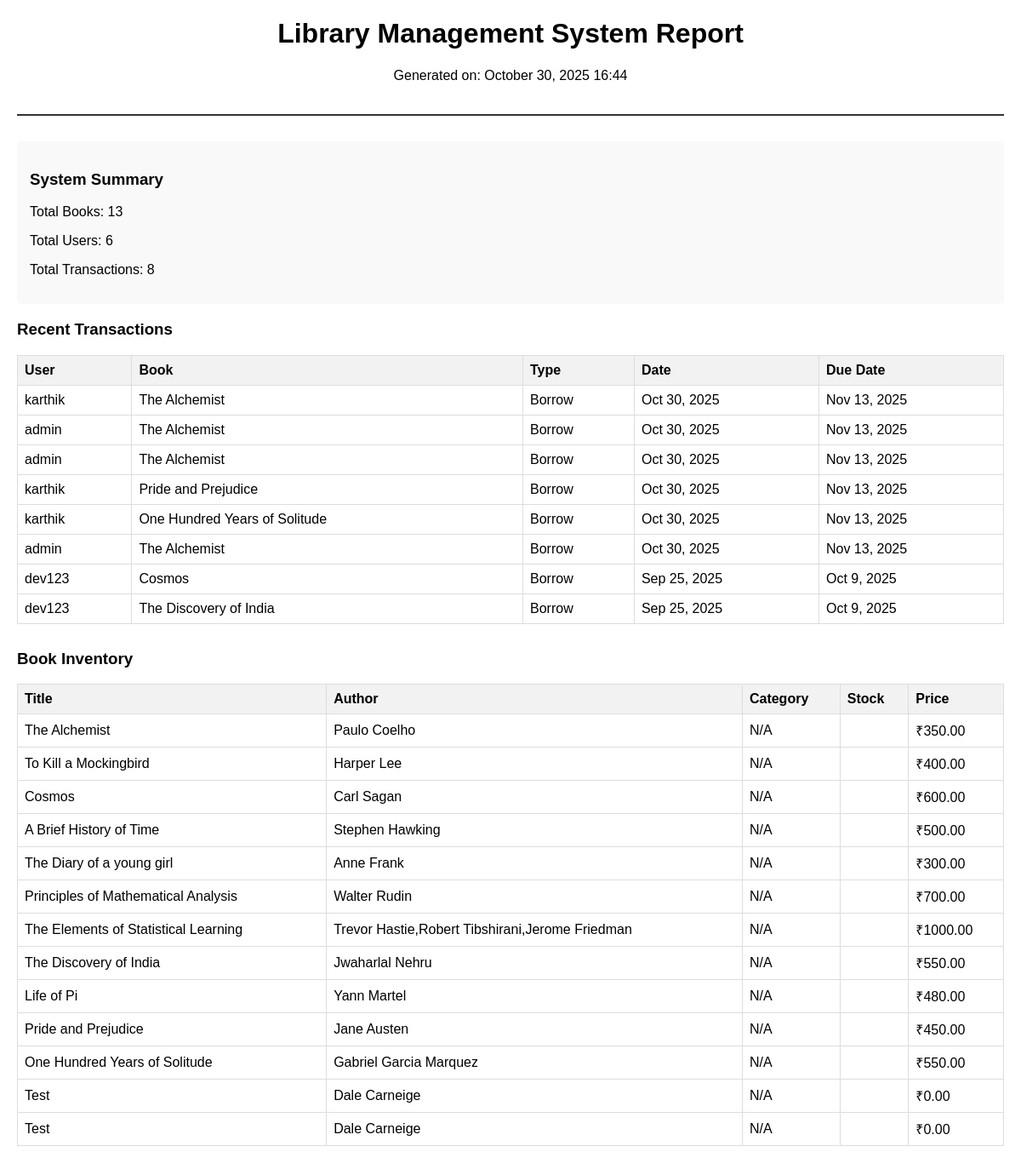
The app's page /dashboard/generate-report/ (signed in) with its own data.
### catalog/models.py (models this page shows, shortened)
class Transaction(models.Model):
    TRAN_TYPE = (('borrow','borrow'),('return','return'))
    book = models.ForeignKey('Book', on_delete=models.CASCADE)
    user = models.ForeignKey(settings.AUTH_USER_MODEL, on_delete=models.CASCADE)
    transaction_type = models.CharField(max_length=10, choices=TRAN_TYPE)
    date = models.DateTimeField(auto_now_add=True)
    due_date = models.DateField(null=True, blank=True)
    returned = models.BooleanField(default=False)
    return_date = models.DateField(null=True, blank=True)
    fine = models.DecimalField(max_digits=6, decimal_places=2, default=0)

class CustomUser(AbstractUser):
    ROLE_CHOICES = (
        ('admin', 'Admin'),
        ('user', 'User'),
    )
    role = models.CharField(max_length=10, choices=ROLE_CHOICES, default='user')

class Book(models.Model):
    CATEGORY_CHOICES = [
        ('Science', 'Science'),
        ('Fiction', 'Fiction'),
        ('Mathematics', 'Mathematics'),
        ('History', 'History'),
        ('DataScience','DataScience'),
    ]
    LANGUAGE_CHOICES = [
        ('English', 'English'),
        ('Spanish', 'Spanish'),
        ('French', 'French'),
        ('German', 'German'),
        ('Other', 'Other'),
    ]
    title = models.CharField(max_length=255)
    author = models.CharField(max_length=255)
    isbn = models.CharField(max_length=50, blank=True)
    category = models.CharField(max_length=50, choices=CATEGORY_CHOICES)
    description = models.TextField(blank=True, null=True)
    publication_date = models.DateField(null=True, blank=True)
    pages = models.IntegerField(null=True, blank=True)
    language = models.CharField(max_length=50, choices=LANGUAGE_CHOICES, default='English')
    price = models.DecimalField(max_digits=8, decimal_places=2, default=0)
    total_copies = models.IntegerField(default=1)
    available_copies = models.IntegerField(default=1)
    image = models.ImageField(upload_to='book_covers/', null=True, blank=True)
    created_at = models.DateTimeField(auto_now_add=True)
    updated_at = models.DateTimeField(auto_now=True)

### catalog/views.py (the view)
# urls.py: path("dashboard/generate-report/", views.generate_report, name="generate_report"),
@login_required
def generate_report(request):
    if not request.user.is_superuser:
        messages.error(request, "You don't have permission to generate reports.")
        return redirect('dashboard')
    books = Book.objects.all()
    transactions = Transaction.objects.all().order_by('-date')[:100]  # Last 100 transactions
    donations = Donation.objects.all()
    sales = Sale.objects.all()
    context = {
        'books': books,
        'transactions': transactions,
        'donations': donations,
        'sales': sales,
        'generated_date': datetime.now(),
        'total_books': books.count(),
        'total_transactions': transactions.count(),
        'total_users': CustomUser.objects.count(),
    }
    html_content = render_to_string('catalog/report_template.html', context)
    response = HttpResponse(html_content)
    response['Content-Disposition'] = 'attachment; filename="library_report.html"'
    return response

### templates/catalog/report_template.html (shortened to what this page needs)
<!DOCTYPE html>
<html>
<head>
</head>
<body>
    <div class="header">
        <h1>Library Management System Report</h1>
        <p>Generated on: {{ generated_date|date:"F j, Y H:i" }}</p>
    </div>
    <div class="summary">
        <h3>System Summary</h3>
        <p>Total Books: {{ total_books }}</p>
        <p>Total Users: {{ total_users }}</p>
        <p>Total Transactions: {{ total_transactions }}</p>
    </div>
    <div class="section">
        <h3>Recent Transactions</h3>
        <table>
            <thead>
                <tr>
                    <th>User</th>
                    <th>Book</th>
                    <th>Type</th>
                    <th>Date</th>
                    <th>Due Date</th>
                </tr>
            </thead>
            <tbody>
                {% for transaction in transactions %}
                <tr>
                    <td>{{ transaction.user.username }}</td>
                    <td>{{ transaction.book.title }}</td>
                    <td>{{ transaction.transaction_type|title }}</td>
                    <td>{{ transaction.date|date:"M j, Y" }}</td>
                    <td>{{ transaction.due_date|date:"M j, Y"|default:"N/A" }}</td>
                </tr>
                {% endfor %}
            </tbody>
        </table>
    </div>
    <div class="section">
        <h3>Book Inventory</h3>
        <table>
            <thead>
                <tr>
                    <th>Title</th>
                    <th>Author</th>
                    <th>Category</th>
                    <th>Stock</th>
                    <th>Price</th>
                </tr>
            </thead>
            <tbody>
                {% for book in books %}
                <tr>
                    <td>{{ book.title }}</td>
                    <td>{{ book.author }}</td>
                    <td>{{ book.category.name|default:"N/A" }}</td>
                    <td>{{ book.stock }}</td>
                    <td>₹{{ book.price }}</td>
                </tr>
                {% endfor %}
            </tbody>
        </table>
    </div>
</body>
</html>

### templates/catalog/report_template.html (style rules this page uses)
body { font-family: Arial, sans-serif; margin: 20px; }
.header { text-align: center; border-bottom: 2px solid #333; padding-bottom: 20px; margin-bottom: 30px; }
.section { margin-bottom: 30px; }
table { width: 100%; border-collapse: collapse; margin-bottom: 20px; }
th, td { border: 1px solid #ddd; padding: 8px; text-align: left; }
th { background-color: #f2f2f2; }
.summary { background-color: #f9f9f9; padding: 15px; border-radius: 5px; }

### records on screen
Book: title "The Alchemist", author "Paulo Coelho", category.name "N/A", price "350.00"
Book: title "To Kill a Mockingbird", author "Harper Lee", category.name "N/A", price "400.00"
Book: title "Cosmos", author "Carl Sagan", category.name "N/A", price "600.00"
Book: title "A Brief History of Time", author "Stephen Hawking", category.name "N/A", price "500.00"
Book: title "The Diary of a young girl", author "Anne Frank", category.name "N/A", price "300.00"
Book: title "Principles of Mathematical Analysis", author "Walter Rudin", category.name "N/A", price "700.00"
Book: title "The Elements of Statistical Learning", author "Trevor Hastie,Robert Tibshirani,Jerome Friedman", category.name "N/A", price "1000.00"
Book: title "The Discovery of India", author "Jwaharlal Nehru", category.name "N/A", price "550.00"
Book: title "Life of Pi", author "Yann Martel", category.name "N/A", price "480.00"
Book: title "Pride and Prejudice", author "Jane Austen", category.name "N/A", price "450.00"
Book: title "One Hundred Years of Solitude", author "Gabriel Garcia Marquez", category.name "N/A", price "550.00"
Book: title "Test", author "Dale Carneige", category.name "N/A", price "0.00"
Book: title "Test", author "Dale Carneige", category.name "N/A", price "0.00"

### other values on screen
{{ total_books }} "13"
{{ total_users }} "6"
{{ total_transactions }} "8"
